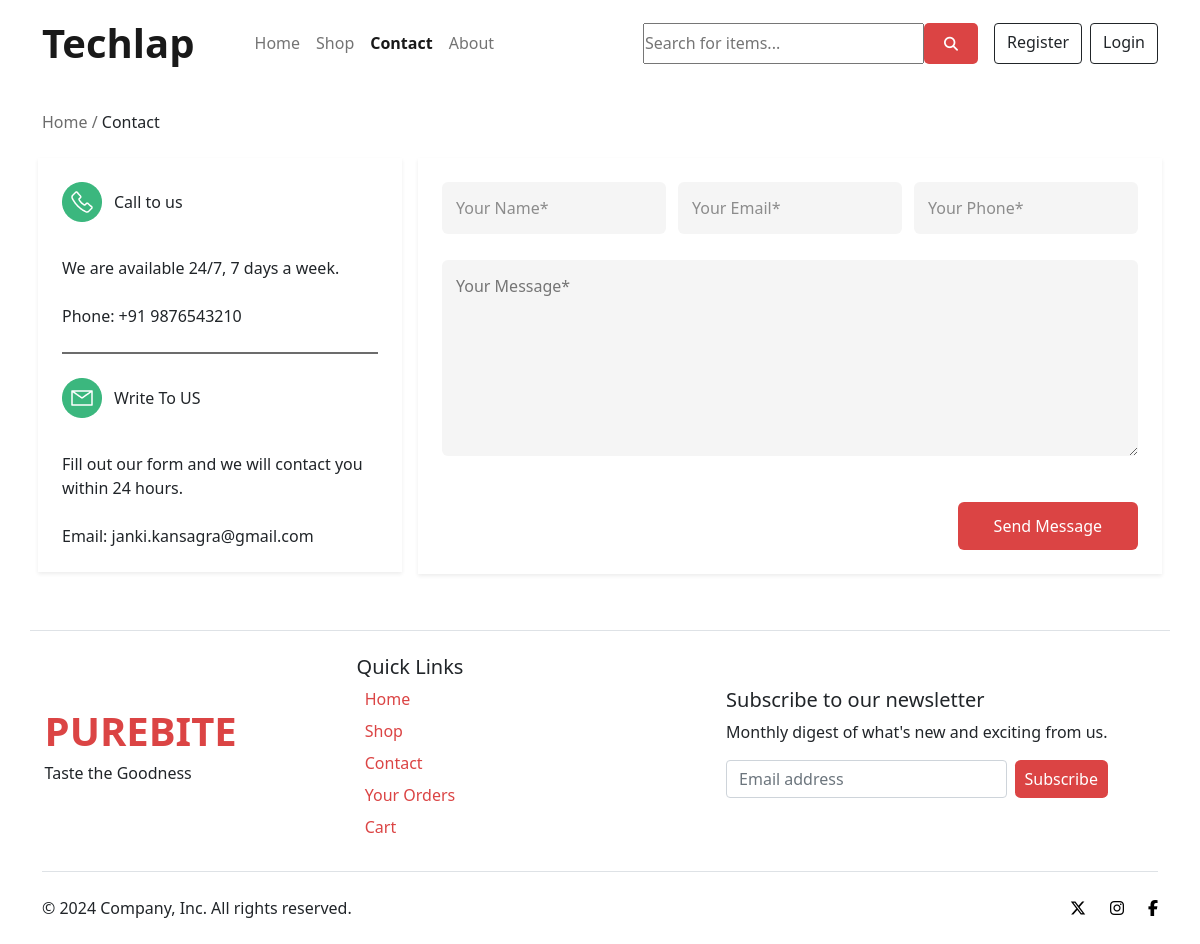
The page /contact.php on the database its author committed.
### tables this page shows
CREATE TABLE `contact_page_details_tbl` (
  `Contact_Email` varchar(255) DEFAULT NULL,
  `Contact_Number` varchar(20) DEFAULT NULL
);

### contact.php (the view, shortened to what this page needs)
<?php
    include('header.php');
    $query = "SELECT `Contact_Email`, `Contact_Number` FROM `contact_page_details_tbl`";
    $result = mysqli_query($con, $query);
    $contact = mysqli_fetch_assoc($result);
?>
<div class="container mt-4">
    <p><a href="index.php" class="text-decoration-none dim link">Home /</a> Contact</p>
</div>
<div class="container">
    <div class="row">
        <div class="col-12 col-md-4 col-sm-12 p-2">
            <div class="shadow-sm p-4 flex-col">
                <div class="flex">
                    <img src="img/icons/icons-phone.png" alt="">
                    <p class="m-0">Call to us</p>
                </div>
                <p class="m-0">We are available 24/7, 7 days a week.</p>
                <p class="m-0">Phone: +91 <?php echo $contact["Contact_Number"]; ?></p>
                <div class="line"></div>
                <div class="flex">
                    <img src="img/icons/icons-mail.png" alt="">
                    <p class="m-0">Write To US</p>
                </div>
                <p class="m-0">Fill out our form and we will contact you within 24 hours.</p>
                <p class="m-0 text-break">Email: <?php  echo $contact["Contact_Email"]; ?></p>
            </div>
        </div>
        <div class="col-12 col-md-8 col-sm-12 p-2">
            <div class="shadow-sm p-4">
                <form id="contactForm" method="POST" action="submit-response.php" onsubmit="return contactFormValidation()">
                    <div class="flex form">
                        <div class="flex-item">
                            <input type="text" id="contactName" name="contactName" placeholder="Your Name*" class="w-100">
                        </div>
                        <div class="flex-item">
                            <input type="text" id="contactEmail" name="contactEmail" placeholder="Your Email*" class="w-100">
                        </div>
                        <div class="flex-item">
                            <input type="text" id="contactPhone" name="contactPhone" placeholder="Your Phone*" class="w-100">
                        </div>
                    </div>
                    <div class="flex flex-column align-items-start">
                        <textarea name="contactMessage" id="contactMessage" class="flex-item w-100" rows="7" placeholder="Your Message*"></textarea>
                    </div>
                    <div class="d-flex justify-content-end">
                        <input type="submit" name="submit" value="Send Message" class="btn-msg mt-2">
                    </div>
                </form>
            </div>
        </div>
    </div>
</div>
<?php include('footer.php'); ?>

### css/style.css (style rules this page uses)
:root { --dim: #6c6c6c; --form-bg: #f5f5f5; --form: #8c8c8c; --primary:#db4444; --delete: #d9534f; --form-label: #6c757d; --secondary: #f8d7da; --discount: #00cc66; }
* { margin: 0; padding: 0; box-sizing: border-box; font-family: system-ui, -apple-system, BlinkMacSystemFont, 'Segoe UI', Roboto, Oxygen, Ubuntu, Cantarell, 'Open Sans', 'Helvetica Neue', sans-serif; }
html body { height: 100%; width: 100%; }
.link { transition: color 0.15s; }
.flex { display:flex; margin-bottom: 10px; flex-wrap: wrap; gap:10px; }
.flex-item { flex:1 1 calc(20%); }
#contactMessage { font-size: 16px; }
.dim { color: var(--dim); }
.flex { display: flex; align-items: center; gap: 12px; }
.flex-col { display: flex; flex-direction: column; gap: 24px; }
.line { background-color: var(--dim); height: 2px; }
.form input[type="text"], textarea { padding: 14px; background-color: var(--form-bg); border: 1px solid var(--border); border-radius: 6px; font-size: 16px; width: 100%; box-sizing: border-box; }
.form input[type="text"]::placeholder { color: var(--form); }
input[type="submit"], button { border: none; }
.btn-msg { padding: 12px 36px; background-color: var(--primary); color: #ffffff; border-radius: 6px; font-size: 16px; cursor: pointer; transition: background-color 0.3s; }

### rows shown on the page
contact_page_details_tbl: Contact_Number "9876543210", Contact_Email "janki.kansagra@gmail.com"
